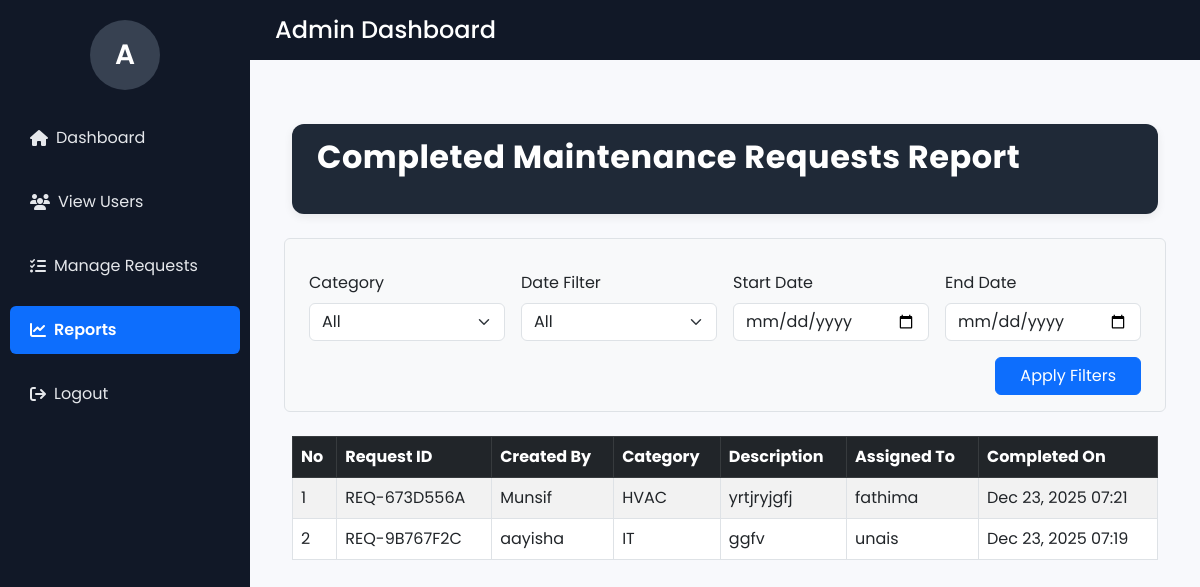
The app's page /dashboard/admin/reports/ (signed in) with its own data.
### Request_app/models.py (models this page shows, shortened)
class MaintenanceRequest(models.Model):
    CATEGORY_CHOICES = (
        ('ELECTRICAL', 'Electrical'),
        ('PLUMBING', 'Plumbing'),
        ('HVAC', 'HVAC'),
        ('IT', 'IT'),
        ('OTHER', 'Other'),
    )
    STATUS_PENDING = 'PENDING'
    STATUS_IN_PROCESS = 'IN_PROCESS'
    STATUS_COMPLETED = 'COMPLETED'
    STATUS_CANCELLED = 'CANCELLED'
    STATUS_CHOICES = (
        (STATUS_PENDING, 'Pending'),
        (STATUS_IN_PROCESS, 'In Process'),
        (STATUS_COMPLETED, 'Completed'),
        (STATUS_CANCELLED, 'Cancelled'),
    )
    request_id = models.CharField(max_length=40, unique=True, editable=False)
    title = models.CharField(max_length=200)
    description = models.TextField()
    category = models.CharField(max_length=20, choices=CATEGORY_CHOICES)
    status = models.CharField(
        max_length=20,
        choices=STATUS_CHOICES,
        default=STATUS_PENDING
    )
    created_by = models.ForeignKey(
        User,
        related_name='requests_created',
        on_delete=models.CASCADE
    )
    assigned_to = models.ForeignKey(
        User,
        related_name='requests_assigned',
        on_delete=models.SET_NULL,
        null=True,
        blank=True
    )
    created_at = models.DateTimeField(auto_now_add=True)
    updated_at = models.DateTimeField(auto_now=True)
    resolution_notes = models.TextField(blank=True, null=True)

### Request_app/views.py (the view)
# urls.py: path('dashboard/admin/reports/', views.reports, name='reports'),
@login_required
@admin_required
def reports(request):
    requests_qs = MaintenanceRequest.objects.filter(
        status=MaintenanceRequest.STATUS_COMPLETED
    ).order_by('-updated_at')
    category = request.GET.get("category", "all")
    filter_type = request.GET.get("filter")
    start_date = request.GET.get("start_date")
    end_date = request.GET.get("end_date")
    if category != "all":
        requests_qs = requests_qs.filter(category=category)
    today = now().date()
    if filter_type == "daily":
        requests_qs = requests_qs.filter(updated_at__date=today)
    elif filter_type == "weekly":
        start_week = today - timedelta(days=7)
        requests_qs = requests_qs.filter(
            updated_at__date__gte=start_week,
            updated_at__date__lte=today
        )
    elif filter_type == "monthly":
        requests_qs = requests_qs.filter(
            updated_at__year=today.year,
            updated_at__month=today.month
        )
    elif filter_type == "yearly":
        requests_qs = requests_qs.filter(updated_at__year=today.year)
    elif start_date and end_date:
        start = datetime.strptime(start_date, "%Y-%m-%d").date()
        end = datetime.strptime(end_date, "%Y-%m-%d").date()
        requests_qs = requests_qs.filter(
            updated_at__date__range=(start, end)
        )
    context = {
        "requests": requests_qs,
        "active": "reports",
    }
    return render(request, "requests/reports.html", context)

### Request_app/views.py (called while the page is built)
def admin_required(view_func):
    return user_passes_test(lambda u: u.is_superuser)(view_func)

### Request_app/templates/requests/reports.html (shortened to what this page needs)
{% extends "admin_master.html" %}
{% block content %}
<div class="container py-4">
    <div class="dashboard-header mb-4">
        <h2 class="mb-4">Completed Maintenance Requests Report</h2>
    </div>
    <form method="GET" class="row g-3 mb-4 p-3 border rounded bg-light mt-3">
        <div class="col-md-3">
            <label class="form-label">Category</label>
            <select name="category" class="form-select">
                <option value="all">All</option>
            </select>
        </div>
        <div class="col-md-3">
            <label class="form-label">Date Filter</label>
            <select name="filter" class="form-select">
                <option value="">All</option>
            </select>
        </div>
        <div class="col-md-3">
            <label class="form-label">Start Date</label>
            <input type="date" name="start_date" class="form-control">
        </div>
        <div class="col-md-3">
            <label class="form-label">End Date</label>
            <input type="date" name="end_date" class="form-control">
        </div>
        <div class="col-md-12 text-end">
            <button type="submit" class="btn btn-primary px-4">
                Apply Filters
            </button>
        </div>
    </form>
    {% if requests %}
    <div class="table-responsive">
        <table class="table table-bordered table-striped align-middle">
            <thead class="table-dark">
                <tr>
                    <th>No</th>
                    <th>Request ID</th>
                    <th>Created By</th>
                    <th>Category</th>
                    <th>Description</th>
                    <th>Assigned To</th>
                    <th>Completed On</th>
                </tr>
            </thead>
            <tbody>
                {% for r in requests %}
                <tr>
                    <td>{{ forloop.counter }}</td>
                    <td>{{ r.request_id }}</td>
                    <td>{{ r.created_by.username }}</td>
                    <td>{{ r.get_category_display }}</td>
                    <td>{{ r.description }}</td>
                    <td>
                        {% if r.assigned_to %}
                            {{ r.assigned_to.username }}
                        {% else %}
                            <span class="text-muted">Not Assigned</span>
                        {% endif %}
                    </td>
                    <td>{{ r.updated_at|date:"M d, Y H:i" }}</td>
                </tr>
                {% endfor %}
            </tbody>
        </table>
    </div>
    {% else %}
        <p class="text-muted text-center mt-4">
            No completed maintenance requests found.
        </p>
    {% endif %}
</div>
{% endblock %}

### Request_app/templates/admin_master.html (shortened to what this page needs)
<!DOCTYPE html>
<html lang="en">
<head>
    <link href="https://cdn.jsdelivr.net/npm/bootstrap@5.3.0/dist/css/bootstrap.min.css" rel="stylesheet">
    <link rel="stylesheet" href="https://cdnjs.cloudflare.com/ajax/libs/font-awesome/6.5.0/css/all.min.css" />
</head>
<body>
    <div class="topbar">
        <h4 class="m-0">Admin Dashboard</h4>
    </div>
    <div class="wrapper">
        <div class="sidebar text-white">
            <div class="profile-circle">
                {{ request.user.username|first|upper }}
            </div>
            <ul class="nav flex-column">
                <li class="nav-item mb-2">
                    <a class="nav-link d-flex align-items-center {% if active == 'dashboard' %}active{% endif %}"
                        href="{% url 'admin_dashboard' %}">
                        <i class="fa fa-home me-2"></i> Dashboard
                    </a>
                </li>
                <li class="nav-item mb-2">
                    <a class="nav-link d-flex align-items-center {% if active == 'users' %}active{% endif %}"
                        href="{% url 'view_users' %}">
                        <i class="fa fa-users me-2"></i> View Users
                    </a>
                </li>
                <li class="nav-item mb-2">
                    <a class="nav-link d-flex align-items-center {% if active == 'requests' %}active{% endif %}"
                        href="{% url 'manage_requests' %}">
                        <i class="fa fa-tasks me-2"></i> Manage Requests
                    </a>
                </li>
                <li class="nav-item mb-2">
                    <a class="nav-link d-flex align-items-center {% if active == 'reports' %}active{% endif %}"
                        href="{% url 'reports' %}">
                        <i class="fa fa-chart-line me-2"></i> Reports
                    </a>
                </li>
                <li>
                    <a class="nav-link d-flex align-items-center" href="{% url 'logout' %}"
                        onclick="confirmLogout(event)">
                        <i class="fa fa-sign-out me-2"></i> Logout
                    </a>
                </li>
            </ul>
        </div>
        <div class="content">
            {% block content %}
            {% endblock %}
        </div>
    </div>
</body>
</html>

### Request_app/templates/admin_master.html (style rules this page uses)
body { font-family: 'Poppins', sans-serif; background: #f8f9fc; margin: 0; }
.wrapper { display: flex; }
.sidebar { width: 250px; background: #111827; position: fixed; top: 0; bottom: 0; left: 0; padding-top: 20px; color: #fff; }
.profile-circle { width: 70px; height: 70px; margin: auto; margin-bottom: 20px; border-radius: 50%; background: #374151; display: flex; align-items: center; justify-content: center; font-size: 28px; font-weight: 600; color: white; }
.sidebar a { padding: 12px 20px; text-decoration: none; color: #e5e7eb; display: block; transition: 0.3s; border-radius: 6px; margin: 4px 10px; }
.sidebar a.active { background-color: #0d6efd !important; color: #fff !important; font-weight: 600; }
.topbar { height: 60px; background: #111827; margin-left: 250px; width: calc(100% - 250px); padding: 15px 25px; color: white; display: flex; align-items: center; justify-content: space-between; position: fixed; top: 0; z-index: 10; }
.content { margin-left: 250px; padding: 100px 30px 30px 30px; width: calc(100% - 250px); }

### Request_app/templates/requests/reports.html (style rules this page uses)
.dashboard-header { background: #1f2937; padding: 14px 25px; border-radius: 12px; box-shadow: 0 3px 10px rgba(0,0,0,0.07); }
.dashboard-header h2 { font-weight: 700; color: #ffffff; letter-spacing: 0.5px; margin: 0; }

### records on screen
MaintenanceRequest: request_id "REQ-673D556A", created_by.username "Munsif", category "HVAC", description "yrtjryjgfj", assigned_to.username "fathima", updated_at "Dec 23, 2025 07:21"
MaintenanceRequest: request_id "REQ-9B767F2C", created_by.username "aayisha", category "IT", description "ggfv", assigned_to.username "unais", updated_at "Dec 23, 2025 07:19"

### other values on screen
{{ request.user.username|first|upper }} "A"
